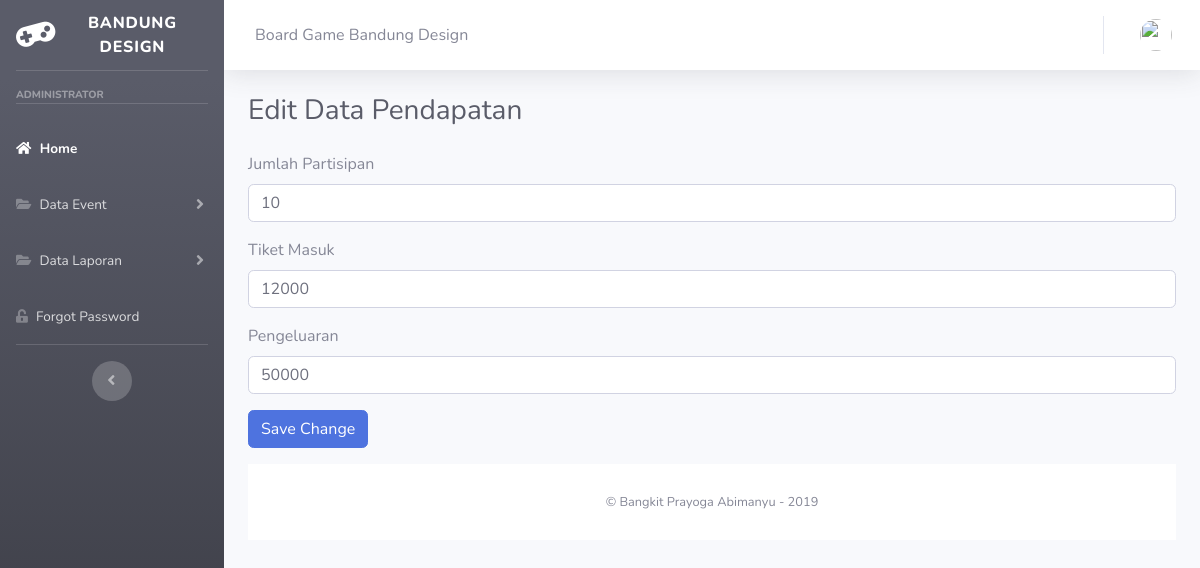
The app's page /my-project/user/edit_datapd/11 with its own data.
### tables this page shows
CREATE TABLE `pendapatan` (
  `id` int(11) NOT NULL,
  `id_boardgame` int(11) NOT NULL,
  `jl_partisipan` int(50) NOT NULL,
  `harga_tiket` int(100) NOT NULL,
  `pd_masuk` int(128) NOT NULL,
  `pengeluaran` int(128) NOT NULL,
  `pd_bersih` int(128) NOT NULL
);

### my-project/application/controllers/User.php (called while the page is built, shortened)
<?php
class User extends CI_Controller
{
    public function __construct()
    {
        $this->load->model('mdataps');
        $this->load->model('mdatapd');
        $this->load->model('eventAk');
    }
    public function edit_datapd($id)
    {
        $data['user'] = $this->db->get_where('user', ['email' => $this->session->userdata('email')])->row_array();
        $data['data'] = $this->mdatapd->edit_datapd($id);
        $this->load->view('templates/header', $data);
        $this->load->view('templates/sidebar', $data);
        $this->load->view('templates/topbar', $data);
        $this->load->view('user/edit_datapd', $data);
        $this->load->view('templates/footer');
    }
}

### my-project/index.php (called while the page is built, shortened)
<?php
require_once BASEPATH.'core/CodeIgniter.php';

### my-project/application/models/Mdatapd.php (called while the page is built, shortened)
<?php
class mdatapd extends CI_Model
{
    function edit_datapd($id)
    {
        return $this->db->get_where('pendapatan', ['id' => $id])->row_array();
    }
}

### my-project/application/views/user/edit_datapd.php (the view)
<div class="container-fluid">
    <h1 class="h3 mb-4 text-gray-800"> Edit Data Pendapatan</h1>
    <section class="content">
        <form method="post" action="<?= base_url() ?>user/update_datapd/<?= $data['id']; ?>">
            <div class="form-group">
            <div class="form-group">
                <label>Jumlah Partisipan</label>
                <input type="text" id="jl_partisipan" name="jl_partisipan" class="form-control" value="<?= $data['jl_partisipan']; ?>">
            </div>
            <div class="form-group">
                <label>Tiket Masuk</label>
                <input type="text" id="harga_tiket" name="harga_tiket" class="form-control" value="<?= $data['harga_tiket']; ?>">
            </div>
            <div class="form-group">
                <label>Pengeluaran</label>
                <input type="text" id="pengeluaran" name="pengeluaran" class="form-control" value="<?= $data['pengeluaran']; ?>">
            </div>
            <button type="submit" class="btn btn-primary">Save Change </button>
        </form>
</div>

### records on screen
pendapatan: jl_partisipan "10", harga_tiket "12000", pengeluaran "50000"
